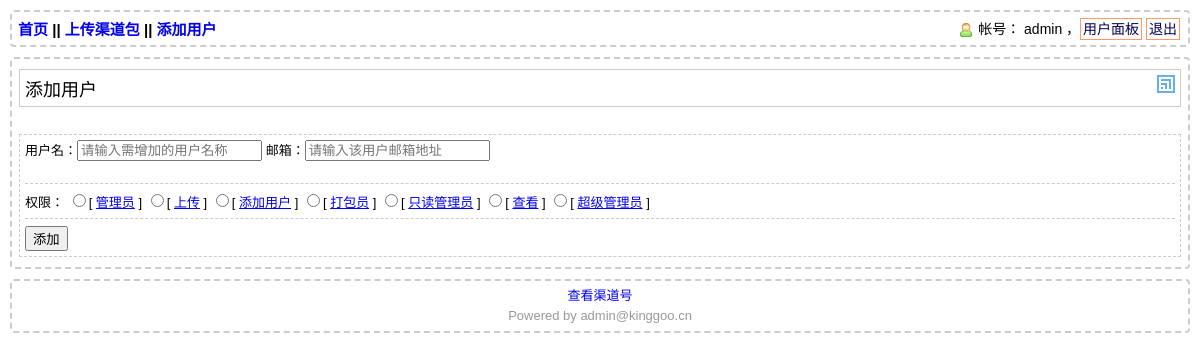
/admin/adduser.php (signed in), run on the app's committed database.
### tables this page shows
CREATE TABLE `permission` (
  `id` int(3) NOT NULL AUTO_INCREMENT,
  `name` varchar(100) NOT NULL,
  `comment` varchar(255) DEFAULT NULL,
  `value` int(3) NOT NULL,
  PRIMARY KEY (`id`)
);

CREATE TABLE `user_admin` (
  `uid` int(5) NOT NULL AUTO_INCREMENT COMMENT '用户id',
  `password` varchar(100) NOT NULL DEFAULT '084e0343a0486ff05530df6c705c8bb4' COMMENT 'LADP验证密码替代品',
  `username` varchar(30) NOT NULL COMMENT '用户名称，可能会是邮箱地址',
  `email` varchar(255) NOT NULL,
  `ugid` int(5) NOT NULL,
  PRIMARY KEY (`uid`)
);

### conf/config.php (called while the page is built, shortened)
<?php
$administrator=array(
"smtphost"=>"smtpsrv01.kinggoo.cn",
"charset"=>"utf-8",
"port"=>"25",
"fromadds"=>"admin@kinggoo.cn",
"fromname"=>"admin@kinggoo.cn",
"mail"=>"admin@kinggoo.cn",
"name"=>"admin@kinggoo.cn",
"password"=>"KingGoo.com",
"site"=>"http://pek7-qas-01.kinggoo.cn/source/",
"apply"=>"shenqing.php",
"sercher"=>"1"
);
?>

### admin/class/class.action.admin.php (called while the page is built, shortened)
<?php
class user{
	public function user_shell($uid,$shell,$gid,$onlinetime,$mail){
		global  $classaction_m;
		$sql="SELECT * FROM `user_admin` WHERE `uid` = '$uid'";
		$query=mysql_query($sql);
		$us = is_array($row=mysql_fetch_array($query));
		$shell=$us ? $shell==md5($row['username'].$mail.ALL_PS):FALSE;
		if($shell){
			if($row['ugid']<=$gid){
				$new_time = mktime();
				if($new_time-$onlinetime > OVERTIME){
					session_destroy();
					$classaction_m->get_show_msg("../index.php?action=logout","0","<font color=red><b>恭喜，登陆超时啦！</b></font>");
				} else {
					return $row;
				}
			}else {
				$classaction_m->get_show_msg("adminindex.php","0","<font color=red><b>对不起，您的权限不具备访问此页面！</b></font>");
				exit();
			}
		}else{
			$classaction_m->get_show_msg("../index.php","0","<font color=red><b>如果我没计算错，你应该还没登陆吧</b></font>......");
			session_destroy();
			exit();
		}
	}
	}
	?>

### admin/adduser.php (the view, shortened to what this page needs)
<?php
include("./header.php");
$arr=$classuser_m->user_shell($_SESSION[uid], $_SESSION[user_shell],3,$_SESSION[times],$_SESSION[mail]);
$permission=mysql_query("select * from permission ORDER BY `id` ASC ");
?>
<div class="divline">
<div class="hide" id="envhide">添加用户<img class="imghide" id="a" src="../image/hide.gif" align="right" alt="显示隐藏"><br></div>
<br/>
<div class="upleft" id="adduser" >
<form action="success.php" method="post" name="form">
用户名：<input type="text" class="ver" name="addname" id="addname"  placeholder="请输入需增加的用户名称" onchange="if (this.value.search(/^[a-zA-Z0-9\.]*$/g)== -1){alert('抱歉，只能含有 a-zA-Z0-9_.'); this.value = ''; this.focus(); }">
邮箱：<input type="text" class="ver" name="addmail" id="addmail"  placeholder="请输入该用户邮箱地址"  onchange="if (this.value.search(/^[a-zA-Z0-9-_\.]+@([a-z0-9]+\.)+[a-z]{1,5}$/g)== -1){alert('抱歉，请输入正确的邮件地址'); this.focus(); }">
<br /><span style="border: 0px solid #ccc;" id="prompt"></span><hr class="hr0" />权限：
<?php
while ($permissionRow=mysql_fetch_array($permission)){
	echo "<input type=\"radio\" name=\"permission\" id=\"$permissionRow[value]\" value=\"$permissionRow[value]\" title=\"$permissionRow[comment]\">[ <a href=\"javascript:void(0);\" title=\"$permissionRow[comment]\"><u>$permissionRow[name]</u></a> ] ";
}
?>
<hr class="hr0" />
<input type="submit" value="添加">
</form>
</div>
</div>
<?php
include('../foot.php');
?>

### foot.php
<div class="footer">
<?php
echo "<a href=\"/showsourceid.php\" title=\"每次请重新传包，仅刷新不会清空\" >查看渠道号</a>";
echo "<br>Powered by ".$administrator[mail];
?>
</div>
</body>
</html>

### admin/admin.css (style rules this page uses)
* { padding: 5; margin: 5 }
body { font-family: arial, sans-serif; font-size: 13px; }
img { vertical-align: middle; border: 0px; }
a { text-decoration: none; }
.upleft span { border: 1px solid #ccc; padding: 5px; }
.divline { position: relative; font-size: 15px; border: 2px dashed #ccc; padding: 5px; margin:10px 2px 4px 2px; -moz-border-radius:4px;-webkit-border-radius:4px;border-radius:4px; }
.hide { position: relative; font-size: 18px; border: 1px solid #ccc; padding: 5px; margin-top: 5px; margin-left: 2px; margin-bottom: 5px; margin-right: 2px; }
.upleft { position: relative; border: 1px dashed #ccc; padding: 5px; font-size:13px; padding-top: 5px; padding-bottom: 5px; margin-top: 5px; margin-left: 2px; margin-bottom: 5px; margin-right: 2px; }
.footer { position: relative; padding: 5px 10px; margin:10px 2px 4px 2px; font-size: 13px; border: 2px dashed #ccc; color: #999; font-family: 微软雅黑, Verdana, sans-serif; line-height: 13px; text-align: center; line-height: 20px; -moz-border-radius:4px;-webkit-border-radius:4px;border-radius:4px; }

### data on the page
permission: name "管理员"
permission: name "上传"
permission: name "添加用户"
permission: name "打包员"
permission: name "只读管理员"
permission: name "查看"
permission: name "超级管理员"
user_admin: email "admin@kinggoo.cn"

### other printed values
$_SESSION[displayname] "admin"
